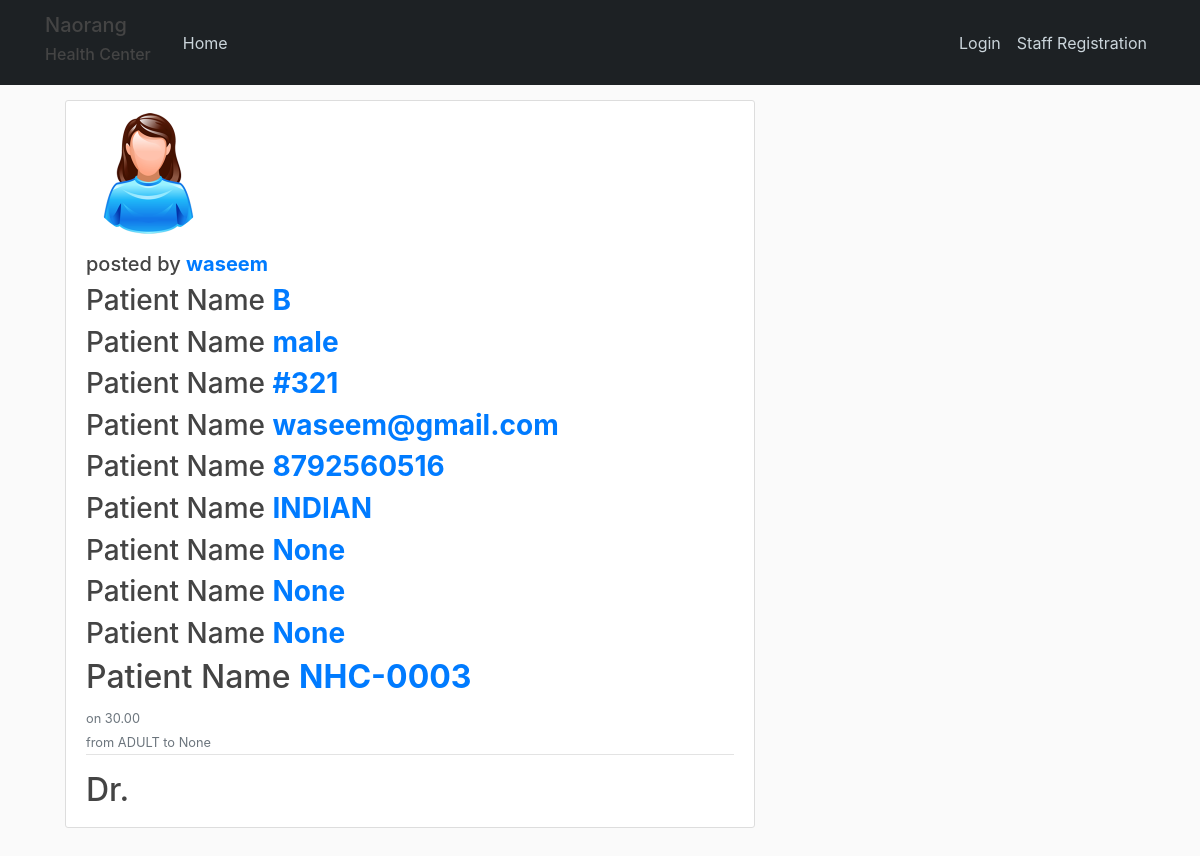
Page /patientreg/patient/3/ on the committed database.
### patientreg/models.py (models this page shows, shortened)
class PatientName(models.Model):
    objects = models.Manager()  # not required
    female = FemaleManager()
    INDIAN = 'INDIAN'
    NRI = 'NRI'
    ADULT = 'ADULT'
    CHILD = 'CHILD'
    MR = 'Mr'
    MRS = 'Mrs'
    MS = 'Ms'
    DR = 'Dr'
    male = 'male'
    female = 'female'
    TITLE_CHOICES = (
        (MR, 'Mr'),
        (MS, 'Ms'),
        (MRS, 'Mrs'),
        (DR, 'Dr'),
    )
    A_C_CHOICES = (
        (ADULT, 'ADULT'),
        (CHILD, 'CHILD'),
    )
    FOREIGNER_NRI_CHOICES = (
        (INDIAN, 'INDIAN'),
        (NRI, 'NRI'),
    )
    SEX_CHOICES = (
        (male, 'male'),
        (female, 'female'),
    )
    patient_id = models.AutoField(primary_key=True)
    pname = models.CharField(max_length=255, null=True, blank=False)
    title_n = models.CharField(max_length=10, choices=TITLE_CHOICES, default='', null=True, blank=True)
    date_created = models.DateTimeField(default=timezone.now)
    age = models.DecimalField(max_digits=5, decimal_places=2)
    addult_child = models.CharField(max_length=10, choices=A_C_CHOICES, default='', null=True, blank=True)
    p_h_g_name = models.CharField(max_length=255, null=True, blank=True)
    staff = models.ForeignKey(User, on_delete=models.DO_NOTHING)
    sex = models.CharField(max_length=7, choices=SEX_CHOICES, default='', null=True, blank=True)
    address = models.TextField(max_length=500, null=True, blank=True)
    email = models.EmailField(max_length=50, null=True, blank=True)
    contact_no = models.DecimalField(max_digits=15, decimal_places=0)
    foreigner_NRI = models.CharField(max_length=50, choices=FOREIGNER_NRI_CHOICES, default='INDIAN', null=True, blank=True)
    date_updated = models.DateTimeField(null=True, blank=True)
    passport_no = models.CharField(max_length=255, null=True, blank=True)
    country = models.CharField(max_length=255, null=True, blank=True)
    passport_of_country = models.CharField(max_length=255, null=True, blank=True)
    image = models.ImageField(default='defaultf.jpg', upload_to='patient_pics')
    @property
    def get_patient_id(self):
        return f'NHC-{self.patient_id:04}'

### patientreg/views.py (the view)
# urls.py: path('patient/<int:pk>/', views.patientprofile, name='patient-profile'),
def patientprofile(request, pk):
    patient = PatientName.objects.filter(pk=pk)
    context = {
        "patient": patient
    }
    return render(request, 'patientreg/patient_profile.html', context)

### appointment/context_processors.py (called while the page is built)
def appointment_count_waiting(request):
            count = Appointment.waiting.count()
            return {'appointment_count_waiting': count}

def appointment_count_scheduled(request):
        count = Appointment.scheduled.count()
        return {'appointment_count_scheduled': count}

### appointment/models.py (called while the page is built)
    def get_queryset(self):
        return super(ScheduledManager, self).get_queryset().filter(status="scheduled")

    def get_queryset(self):
        return super(WaitingManager, self).get_queryset().filter(status="waiting")

### patientreg/templates/patientreg/patient_profile.html (shortened to what this page needs)
{% extends "appointment/base.html" %}
{% block content %}
<div class="col-md-8">
{%for post in patient%}
<div class="card-body">
        <article class="media content-section">
            <div class="media-body">
              <div class="media">
                  <img class="rounded-circle account-img" src="{{ post.image.url }}">
              </div>
              <div class="article-metadata">
                <h5>posted by<a class="mr-2" href="#"> <b> {{post.pname}}</b></a></h5>
                <h3>Patient Name<a class="mr-2" href=""> <b>B</b></a></h3>
                <h3>Patient Name<a class="mr-2" href=""> <b>{{post.sex}}</b></a></h3>
                <h3>Patient Name<a class="mr-2" href=""> <b>{{post.address}}</b></a></h3>
                <h3>Patient Name<a class="mr-2" href=""> <b>{{post.email}}</b></a></h3>
                <h3>Patient Name<a class="mr-2" href=""> <b>{{post.contact_no}}</b></a></h3>
                <h3>Patient Name<a class="mr-2" href=""> <b>{{post.foreigner_NRI}}</b></a></h3>
                <h3>Patient Name<a class="mr-2" href=""> <b>{{post.passport_no}}</b></a></h3>
                <h3>Patient Name<a class="mr-2" href=""> <b>{{post.country}}</b></a></h3>
                <h3>Patient Name<a class="mr-2" href=""> <b>{{post.passport_of_country}}</b></a></h3>
                <h2>Patient Name<a class="mr-2" href=""> <b>{{post.get_patient_id}}</b></a></h2>
                <small class="text-muted">on {{ post.age }}</small>
                <div>
                  <small class="text-muted">from {{ post.addult_child }} to {{ post.p_h_g_name }}</small>
                </div>
              </div>
              <h2>Dr.</h2>
            </div>
          </article>
</div>
{%endfor%}
</div>
{% endblock content %}

### appointment/static/appointment/main.css (style rules this page uses)
body { background: #fafafa; color: #333333; margin-top: 5rem; }
h1, h2, h3, h4, h5, h6 { color: #444444; }
.content-section { background: #ffffff; padding: 10px 20px; border: 1px solid #dddddd; border-radius: 3px; margin-bottom: 20px; }
.article-metadata { padding-bottom: 1px; margin-bottom: 4px; border-bottom: 1px solid #e3e3e3 }
.account-img { height: 125px; width: 125px; margin-right: 20px; margin-bottom: 16px; }

### rows in the picture
PatientName: image (placeholder picture), pname "waseem", sex "male", address "#321", email "waseem@gmail.com", contact_no "8792560516", foreigner_NRI "INDIAN", passport_no "None", country "None", passport_of_country "None", get_patient_id "NHC-0003", age "30.00", addult_child "ADULT", p_h_g_name "None"
